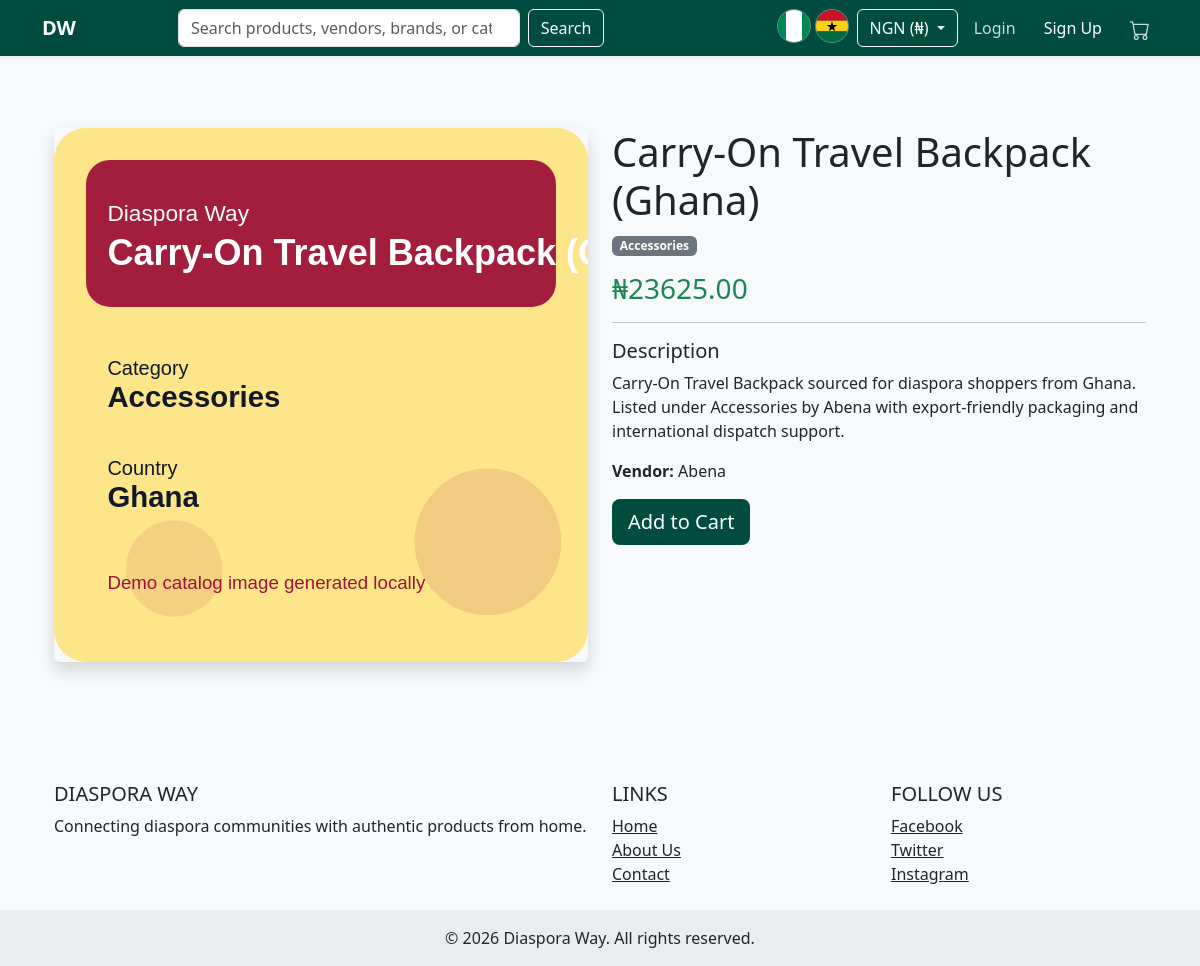
/vendor/product/62/, run on the app's committed database.
### products/models.py (models this page shows, shortened)
class Product(models.Model):
    class CountryChoices(models.TextChoices):
        NIGERIA = 'NG', 'Nigeria'
        GHANA = 'GH', 'Ghana'
    vendor = models.ForeignKey(settings.AUTH_USER_MODEL, on_delete=models.CASCADE, limit_choices_to={'role': 'vendor'})
    category = models.ForeignKey(Category, on_delete=models.CASCADE)
    country = models.CharField(max_length=2, choices=CountryChoices.choices, default=CountryChoices.NIGERIA)
    name = models.CharField(max_length=255)
    description = models.TextField()
    base_price = models.DecimalField(max_digits=12, decimal_places=2)  # Price vendor receives
    markup_percentage = models.DecimalField(max_digits=5, decimal_places=2, default=10.00)  # Default markup of 10%
    image = models.ImageField(upload_to='products/')
    stock = models.PositiveIntegerField(default=1)
    is_active = models.BooleanField(default=True)
    created_at = models.DateTimeField(auto_now_add=True)
    @property
    def selling_price(self):
        markup_amount = (self.base_price * self.markup_percentage) / 100
        return self.base_price + markup_amount

class Category(models.Model):
    name = models.CharField(max_length=100)
    slug = models.SlugField(unique=True)

### users/models.py (models this page shows, shortened)
class User(AbstractUser):
    class CountryChoices(models.TextChoices):
        NIGERIA = 'NG', 'Nigeria'
        GHANA = 'GH', 'Ghana'
    username = None  # Remove username field
    phone_number = models.CharField(max_length=15, unique=True)
    ROLE_CHOICES = (
        ('customer', 'Customer'),
        ('vendor', 'Vendor'),
        ('logistics', 'Logistics'),
        ('admin', 'Admin'),
    )
    role = models.CharField(max_length=10, choices=ROLE_CHOICES, default='customer')
    country = models.CharField(max_length=2, choices=CountryChoices.choices, default=CountryChoices.NIGERIA)
    USERNAME_FIELD = 'phone_number'
    REQUIRED_FIELDS = []
    objects = CustomUserManager()

### products/views.py (the view)
# urls.py: path('product/<int:pk>/', views.product_detail, name='product_detail'),
def product_detail(request, pk):
    product = get_object_or_404(Product, pk=pk)
    return render(request, 'products/product_detail.html', {'product': product})

### core/context_processors.py (called while the page is built)
def currency_processor(request):
    currency = request.session.get('currency', 'NGN')
    if currency not in settings.CURRENCIES:
        currency = 'NGN'
    rate = settings.EXCHANGE_RATES.get(currency, 1.0)
    selected_currency = {
        'code': currency,
        **settings.CURRENCIES[currency],
    }
    currencies = [
        {'code': code, **details}
        for code, details in settings.CURRENCIES.items()
    ]
    return {
        'CURRENCY_CODE': currency,
        'CURRENCY_SYMBOL': selected_currency['symbol'],
        'CURRENCY_RATE': rate,
        'selected_currency': selected_currency,
        'currencies': currencies,
    }

### products/templatetags/currency_tags.py (called while the page is built)
@register.filter
def multiply(value, arg):
    try:
        return float(value) * float(arg)
    except (ValueError, TypeError):
        return value

### templates/products/product_detail.html (shortened to what this page needs)
{% extends 'base.html' %}
{% load currency_tags %}
{% block content %}
<div class="container py-5">
    <div class="row">
        <div class="col-md-6">
            <img src="{{ product.image.url }}" class="img-fluid rounded shadow">
        </div>
        <div class="col-md-6">
            <h1>{{ product.name }}</h1>
            <p class="badge bg-secondary">{{ product.category.name }}</p>
            <h3 class="text-success">{{ CURRENCY_SYMBOL }}{{ product.selling_price|multiply:CURRENCY_RATE|floatformat:2 }}</h3>
            <hr>
            <h5>Description</h5>
            <p>{{ product.description }}</p>
            <p><strong>Vendor:</strong> {{ product.vendor.first_name }}</p>
            <form action="{% url 'cart_add' product.id %}" method="post">
                <button type="submit" class="btn btn-primary btn-lg">Add to Cart</button>
            </form>
        </div>
    </div>
</div>
{% endblock %}

### templates/base.html (style rules this page uses)
body { background-color: #f8f9fa; }
.btn-primary { background-color: #004d40; border: none; }

### data on the page
Product: image (picture), name "Carry-On Travel Backpack (Ghana)", category.name "Accessories", selling_price|multiply "23625.00", description "Carry-On Travel Backpack sourced for diaspora shoppers from Ghana. Listed under Accessories by Abena with export-friendly packaging and international dispatch support.", vendor.first_name "Abena"

### other printed values
{{ selected_currency.code }} "NGN"
{{ selected_currency.symbol }} "₦"
{{ CURRENCY_SYMBOL }} "₦"
